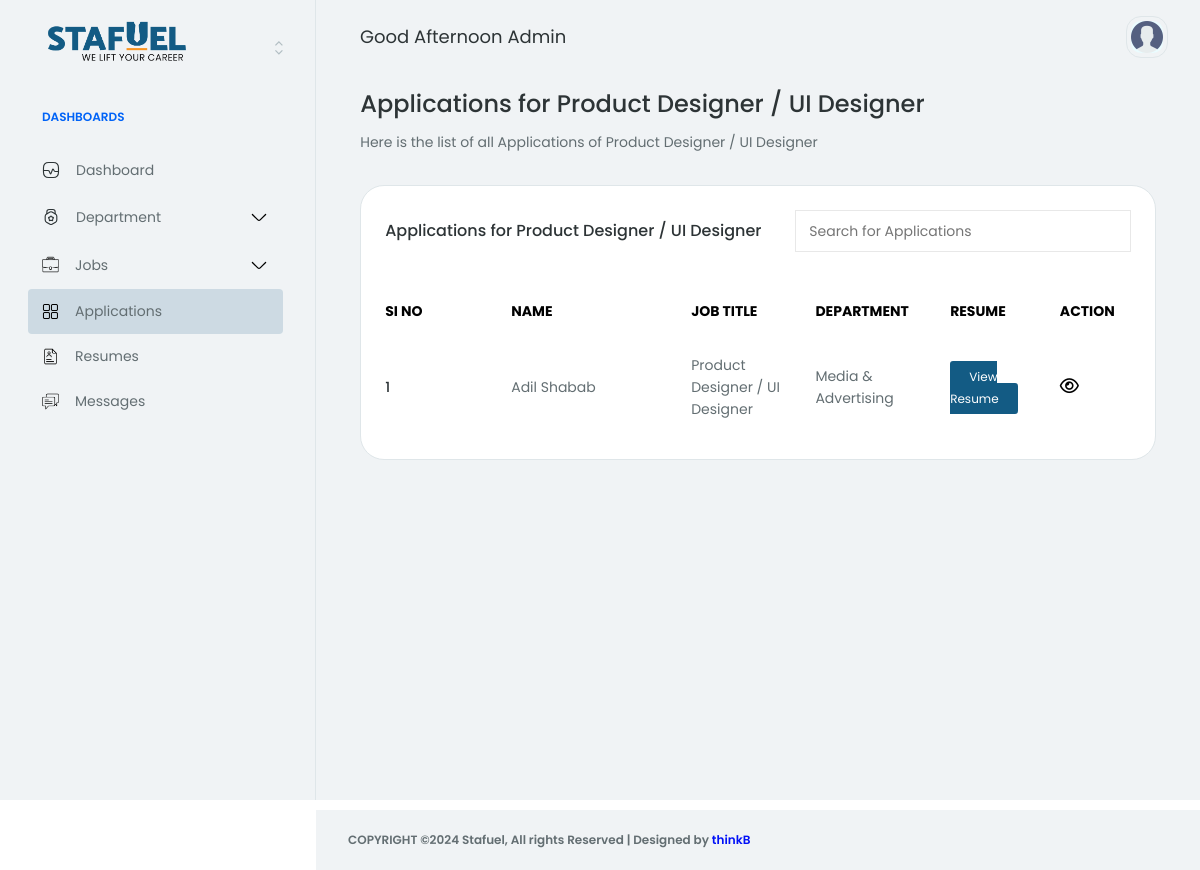
Page /account/acccont/application/department/product-designer-ui-designer (signed in) on the earlier database version.
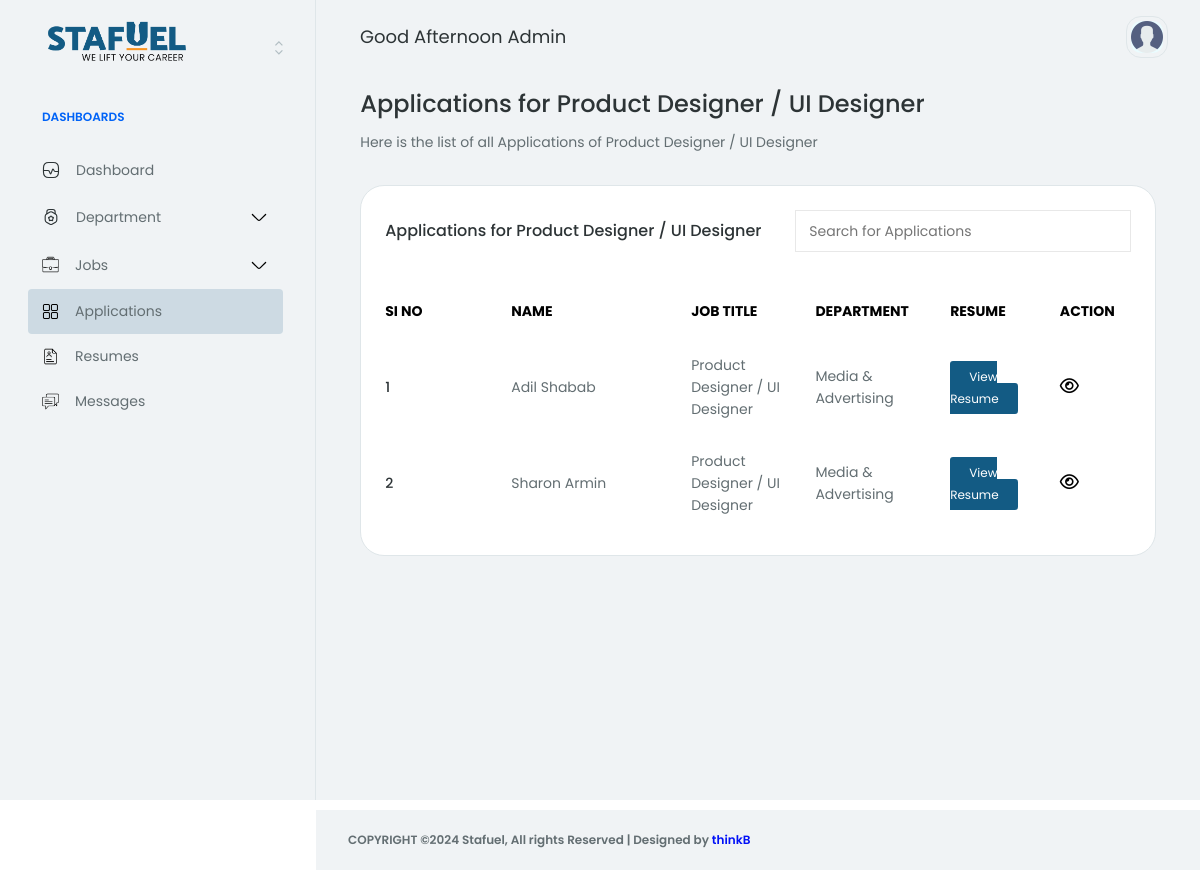
Same page on the later database version.
### core/models.py (models this page shows, shortened)
class Application(models.Model):
    EXPERIENCE_CHOICES = [
        ('0-1', '0-1 years'),
        ('1-2', '1-2 years'),
        ('2-3', '2-3 years'),
        ('3-4', '3-4 years'),
        ('4-5', '4-5 years'),
        ('5+', '5+ years'),
    ]
    job = models.ForeignKey(Job, on_delete=models.CASCADE)
    created_at = models.DateTimeField(auto_now_add=True)
    name = models.CharField(max_length=255)
    email = models.EmailField()
    mobile_number = models.CharField(max_length=15)
    experience = models.CharField(max_length=3, choices=EXPERIENCE_CHOICES)
    skills = RichTextField()
    resume = models.FileField(upload_to='resumes/', validators=[validate_pdf])
    slug = models.SlugField(unique=True, blank=True)
    department = models.ForeignKey(Department, on_delete=models.CASCADE)

class Job(models.Model):
    JOB_TYPE_CHOICES = [
        ('Full Time', 'Full Time'),
        ('Part Time', 'Part Time'),
        ('Internship', 'Internship'),
        ('Freelance', 'Freelance'),
    ]
    EXPERIENCE_CHOICES = [
        ('0-1', '0-1 years'),
        ('1-2', '1-2 years'),
        ('2-3', '2-3 years'),
        ('3-4', '3-4 years'),
        ('4-5', '4-5 years'),
        ('5+', '5+ years'),
    ]
    STATUS_CHOICES = [
        ('active', 'Active'),
        ('inactive', 'Inactive'),
    ]
    title = models.CharField(max_length=255)
    department = models.ForeignKey(Department, on_delete=models.CASCADE)
    location = models.CharField(max_length=255)
    created_at = models.DateTimeField(auto_now_add=True)
    updated_at = models.DateTimeField(auto_now=True)
    salary = models.CharField(max_length=255)
    job_type = models.CharField(max_length=15, choices=JOB_TYPE_CHOICES, default='full time')
    experience = models.CharField(max_length=3, choices=EXPERIENCE_CHOICES)
    job_description = models.TextField()
    skills_required = RichTextField()
    slug = models.SlugField(unique=True, blank=True)
    status = models.CharField(max_length=15, choices=STATUS_CHOICES, default='active')

class Department(models.Model):
    STATUS_CHOICES = [
        ('active', 'Active'),
        ('inactive', 'Inactive'),
    ]
    name = models.CharField(max_length=100)
    icon = models.CharField(max_length=60)
    created_at = models.DateTimeField(auto_now_add=True)
    openings = models.IntegerField()
    slug = models.SlugField(unique=True, blank=True)
    status = models.CharField(max_length=8, choices=STATUS_CHOICES, default='active')

### core/views.py (the view)
# urls.py: path('acccont/application/department/<slug:slug>', view_application_job, name='view_application_job'),
@login_required(login_url='login')
def view_application_job(request, slug):
    job = Job.objects.get(slug=slug)
    applications = Application.objects.filter(job=job)
    return render(request, 'backend/application-job.html', {'applications': applications, 'job': job})

### templates/backend/application-job.html (shortened to what the changed rows need)
{% extends 'backend/base.html' %}
{% load static %}
{% block content %}
<div class="row mb-32 gy-32">
    <div class="col-12">
        <div class="row g-32">
            <div class="col-12 col-lg-12">
                <div class="row g-32">
                    <div class="col-12">
                        <div class="card hp-project-ecommerce-table-card">
                            <div class="card-body">
                                <div class="row">
                                    <div class="col-12">
                                        <div class="table-responsive">
                                            <table class="table align-middle mb-0">
                                                <thead>
                                                    <tr>
                                                        <th style="min-width: 110px;">
                                                            <span class="hp-badge-size d-block pb-16 fw-normal text-black fw-bold hp-text-color-dark-50 text-uppercase">SI NO</span>
                                                        </th>
                                                        <th style="min-width: 180px;">
                                                            <span class="hp-badge-size d-block pb-16 fw-normal text-black fw-bold hp-text-color-dark-50 text-uppercase">Name</span>
                                                        </th>
                                                        <th>
                                                            <span class="hp-badge-size d-block pb-16 fw-normal text-black fw-bold hp-text-color-dark-50 text-uppercase">Job Title</span>
                                                        </th>
                                                        <th>
                                                            <span class="hp-badge-size d-block pb-16 fw-normal text-black fw-bold hp-text-color-dark-50 text-uppercase">Department</span>
                                                        </th>
                                                        <th class="">
                                                            <span class="hp-badge-size d-block pb-16 fw-normal text-black fw-bold hp-text-color-dark-50 text-uppercase">Resume</span>
                                                        </th>
                                                        <th class="">
                                                            <span class="hp-badge-size d-block pb-16 fw-normal text-black fw-bold hp-text-color-dark-50 text-uppercase">Action</span>
                                                        </th>
                                                    </tr>
                                                </thead>
                                                <tbody>
                                                    {% for application in applications %}
                                                        <tr>
                                                            <td class="ps-0">
                                                                <span class="mb-0 fw-medium text-black-100 hp-text-color-dark-0">{{ forloop.counter }}</span>
                                                            </td>
                                                            <td>
                                                                <span class="mb-0 text-black-80 hp-text-color-dark-30">{{ application.name }}</span>
                                                            </td>
                                                            <td>
                                                                <span class="mb-0 text-black-80 hp-text-color-dark-30">{{ application.job.title }}</span>
                                                            </td>
                                                            <td>
                                                                <span class="mb-0 text-black-80 hp-text-color-dark-30">{{ application.department.name }}</span>
                                                            </td>
                                                            <td>
                                                                <a href="{{ application.resume.url }}" target="_blank">
                                                                    <span class="btn_view mb-0 hp-text-color-dark-30">View Resume</span>
                                                                </a>
                                                            </td>
                                                            <td>
                                                                <div class="d_flex_icons">
                                                                    <a href="{% url 'view_application' application.slug %}">
                                                                        <span class="fa-regular fa-eye"></span>
                                                                    </a>
                                                                </div>
                                                            </td>
                                                        </tr>
                                                    {% endfor %}
                                                </tbody>
                                            </table>
                                        </div>
                                    </div>
                                </div>
                            </div>
                        </div>
                    </div>
                </div>
            </div>
        </div>
    </div>
</div>
{% endblock %}

Differences in the rows shown:
added Application: name "Sharon Armin", job "Product Designer / UI Designer", department.name "Media & Advertising"
